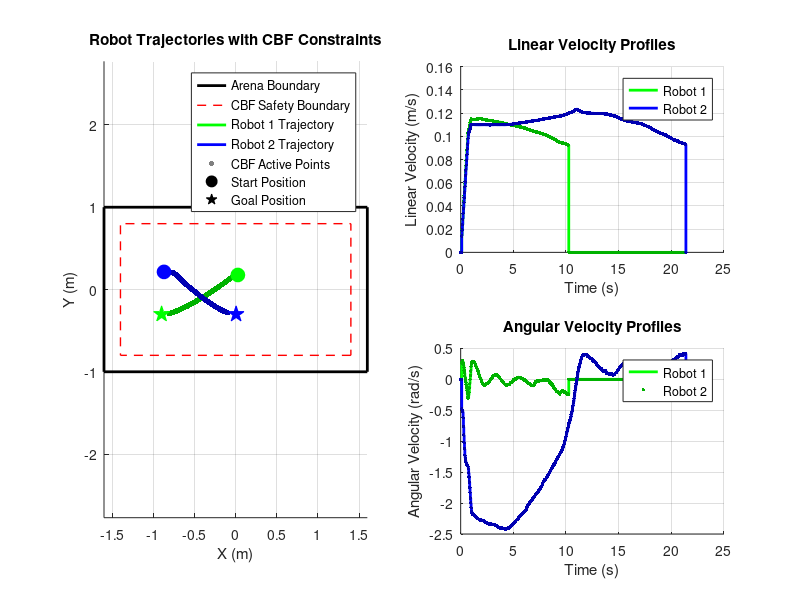

Here is the MATLAB script that generated this plot:
%% Plot CBF Trajectory Data
% This script creates a visualization similar to Figure 2 from cbf_obstacle_avoidance.m
% using the collected trajectory data from CBF_Trajectory_Data.mat

clear; close all; clc;

%% Load Data
load('CBF_Trajectory_Data.mat');

% Extract data dimensions
[~, num_robots, num_timesteps] = size(final_poses);
sampleTime = 0.033; % Same as original code
time_vec = (0:num_timesteps-1) * sampleTime;

%% Create Figure
fig = figure('Name', 'CBF Trajectory Analysis', 'Position', [100, 100, 1000, 700]);

% Colors for robots
colors = {[0,1,0], [0,0,1]}; % Green and blue

%% Main Trajectory Plot (positions [1,3])
subplot(2,2,[1,3]);
hold on;

% Plot arena boundary
rectangle('Position', [boundaries(1), boundaries(3), ...
    boundaries(2)-boundaries(1), boundaries(4)-boundaries(3)], ...
    'EdgeColor', 'k', 'LineWidth', 2);

% Plot CBF safety boundaries (inner rectangle)
inner_bounds = [boundaries(1)+safety_margin_boundaries, boundaries(3)+safety_margin_boundaries, ...
    boundaries(2)-boundaries(1)-2*safety_margin_boundaries, boundaries(4)-boundaries(3)-2*safety_margin_boundaries];
rectangle('Position', inner_bounds, ...
    'EdgeColor', 'r', 'LineStyle', '--', 'LineWidth', 1);

% Initialize legend handles and labels
h_legends = [];
legend_labels = {};

% Add boundary legends
h_boundary = plot(NaN, NaN, 'k-', 'LineWidth', 2);
h_cbf_boundary = plot(NaN, NaN, 'r--', 'LineWidth', 1);
h_legends = [h_boundary, h_cbf_boundary];
legend_labels = {'Arena Boundary', 'CBF Safety Boundary'};

% Plot trajectories for each robot
for i = 1:num_robots
    trajectory = squeeze(final_poses(1:2, i, :));
    
    % Plot full trajectory
    h_traj = plot(trajectory(1,:), trajectory(2,:), '-', 'Color', colors{i}, 'LineWidth', 2);
    h_legends = [h_legends, h_traj];
    legend_labels{end+1} = sprintf('Robot %d Trajectory', i);
    
    % Mark CBF active regions
    cbf_active_indices = find(final_cbf_active(i,:) > 0);
    if ~isempty(cbf_active_indices)
        cbf_points = trajectory(:, cbf_active_indices);
        plot(cbf_points(1,:), cbf_points(2,:), '.', 'Color', colors{i}*0.7, ...
            'MarkerSize', 12);
    end
    
    % Plot start and goal positions
    if i == 1
        start_pos = start1;
        goal_pos = goal1;
    else
        start_pos = start2;
        goal_pos = goal2;
    end
    
    plot(start_pos(1), start_pos(2), 'o', 'Color', colors{i}, ...
        'MarkerSize', 10, 'MarkerFaceColor', colors{i});
    plot(goal_pos(1), goal_pos(2), 'p', 'Color', colors{i}, ...
        'MarkerSize', 12, 'MarkerFaceColor', colors{i});
end

% Add CBF active points to legend if any exist
if any(final_cbf_active(:) > 0)
    h_cbf_active = plot(NaN, NaN, '.', 'Color', [0.5, 0.5, 0.5], 'MarkerSize', 12);
    h_legends = [h_legends, h_cbf_active];
    legend_labels{end+1} = 'CBF Active Points';
end

% Add start/goal to legend
h_start = plot(NaN, NaN, 'ko', 'MarkerSize', 10, 'MarkerFaceColor', 'k');
h_goal = plot(NaN, NaN, 'kp', 'MarkerSize', 12, 'MarkerFaceColor', 'k');
h_legends = [h_legends, h_start, h_goal];
legend_labels = [legend_labels, 'Start Position', 'Goal Position'];

xlabel('X (m)');
ylabel('Y (m)');
title('Robot Trajectories with CBF Constraints');
legend(h_legends, legend_labels, 'Location', 'best', 'FontSize', 9);
axis equal;
grid on;

%% Linear Velocity Profiles (position 2)
subplot(2,2,2);
hold on;

h_vel_legends = [];
vel_legend_labels = {};

for i = 1:num_robots
    v = squeeze(final_velocities(1, i, :));
    h_v = stairs(time_vec, v, 'Color', colors{i}, 'LineWidth', 2);
    h_vel_legends = [h_vel_legends, h_v];
    vel_legend_labels{end+1} = sprintf('Robot %d', i);
    
    % Mark CBF active regions on velocity plot
    cbf_active_indices = find(final_cbf_active(i,:) > 0);
    if ~isempty(cbf_active_indices)
        cbf_times = time_vec(cbf_active_indices);
        cbf_velocities = v(cbf_active_indices);
        plot(cbf_times, cbf_velocities, '.', 'Color', colors{i}*0.7, 'MarkerSize', 8);
    end
end

xlabel('Time (s)');
ylabel('Linear Velocity (m/s)');
title('Linear Velocity Profiles');
legend(h_vel_legends, vel_legend_labels, 'Location', 'best');
grid on;

%% Angular Velocity Profiles (position 4)
subplot(2,2,4);
hold on;

for i = 1:num_robots
    omega = squeeze(final_velocities(2, i, :));
    stairs(time_vec, omega, 'Color', colors{i}, 'LineWidth', 2);
    
    % Mark CBF active regions on angular velocity plot
    cbf_active_indices = find(final_cbf_active(i,:) > 0);
    if ~isempty(cbf_active_indices)
        cbf_times = time_vec(cbf_active_indices);
        cbf_omegas = omega(cbf_active_indices);
        plot(cbf_times, cbf_omegas, '.', 'Color', colors{i}*0.7, 'MarkerSize', 8);
    end
end

xlabel('Time (s)');
ylabel('Angular Velocity (rad/s)');
title('Angular Velocity Profiles');
legend('Robot 1', 'Robot 2', 'Location', 'best');
grid on;

%% Display Performance Metrics
fprintf('=== CBF Trajectory Analysis ===\n');
fprintf('Total simulation time: %.2f seconds\n', time_vec(end));
fprintf('Number of time steps: %d\n', num_timesteps);
fprintf('Sample time: %.3f seconds\n', sampleTime);

fprintf('\nRobot Performance:\n');
for i = 1:num_robots
    if i == 1
        start_pos = start1;
        goal_pos = goal1;
    else
        start_pos = start2;
        goal_pos = goal2;
    end
    
    % Calculate final position
    final_pos = final_poses(1:2, i, end);
    distance_to_goal = norm(final_pos - goal_pos);
    
    % CBF activation statistics
    cbf_activations = sum(final_cbf_active(i,:) > 0);
    cbf_percentage = (cbf_activations / num_timesteps) * 100;
    
    fprintf('  Robot %d:\n', i);
    fprintf('    Start: [%.3f, %.3f]\n', start_pos(1), start_pos(2));
    fprintf('    Goal:  [%.3f, %.3f]\n', goal_pos(1), goal_pos(2));
    fprintf('    Final: [%.3f, %.3f]\n', final_pos(1), final_pos(2));
    fprintf('    Distance to goal: %.3f m\n', distance_to_goal);
    fprintf('    Straight-line distance: %.3f m\n', straight_line_distance(i));
    fprintf('    Total distance traveled: %.3f m\n', total_distance_traveled(i));
    if total_distance_traveled(i) > 0
        efficiency = straight_line_distance(i) / total_distance_traveled(i);
        fprintf('    Path efficiency: %.1f%%\n', efficiency*100);
    end
    fprintf('    CBF activations: %d/%d (%.1f%%)\n', cbf_activations, num_timesteps, cbf_percentage);
    if path_end_time(i) > 0
        fprintf('    Goal reached at: %.2f seconds\n', path_end_time(i));
    else
        fprintf('    Goal not reached within simulation time\n');
    end
    fprintf('\n');
end

% Calculate minimum distance between robots
min_distance = inf;
min_time_idx = 1;
robot_distances = zeros(num_timesteps, 1);

for k = 1:num_timesteps
    dist = norm(final_poses(1:2, 1, k) - final_poses(1:2, 2, k));
    robot_distances(k) = dist;
    if dist < min_distance
        min_distance = dist;
        min_time_idx = k;
    end
end

fprintf('Collision Avoidance:\n');
fprintf('  Minimum distance between robots: %.3f m at t=%.2f s\n', ...
    min_distance, (min_time_idx-1)*sampleTime);
fprintf('  Safety margin (required): %.3f m\n', safety_margin_robots);
if min_distance >= safety_margin_robots
    fprintf('  ✓ No safety violations detected\n');
else
    fprintf('  ⚠ Safety margin violated!\n');
end

%% Save Figure
saveas(fig, 'CBF_Trajectory_Analysis.png');
fprintf('\nFigure saved as CBF_Trajectory_Analysis.png\n');